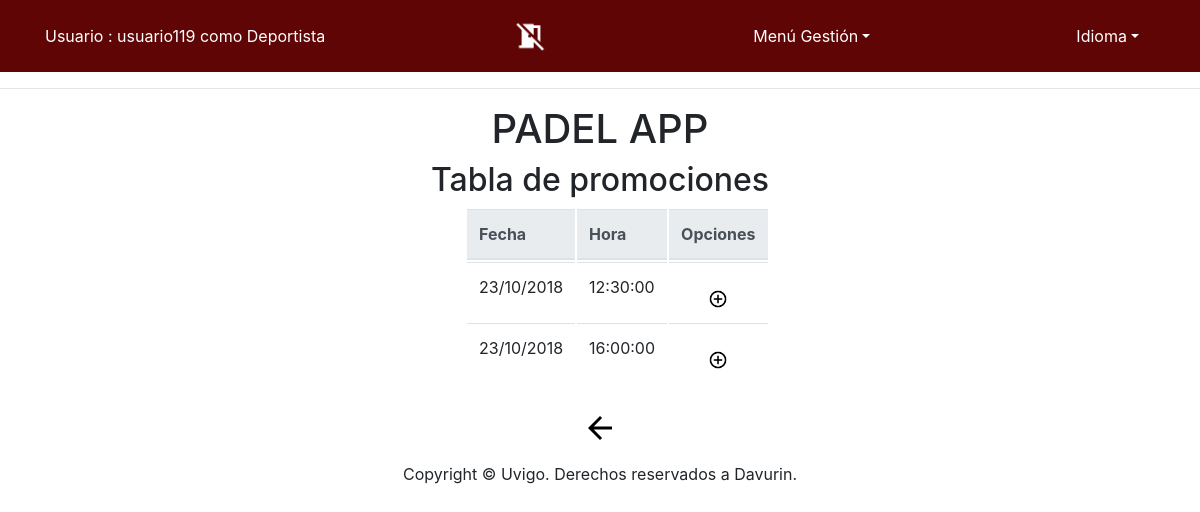
Screenshot of /app/Controllers/PROM_CONTROLLER.php (signed in) with the database file from the repository.
### tables this page shows
CREATE TABLE IF NOT EXISTS `Promociones` (
  `Fecha` DATE NOT NULL,
  `Hora` TIME NOT NULL,
  PRIMARY KEY (`Fecha`, `Hora`));

### app/Controllers/PROM_CONTROLLER.php (called while the page is built, shortened)
<?php
include '../Functions/Comprobar_Disponibilidad.php';
include '../Models/PROM_MODEL.php';
include '../Views/PROMOCION/PROM_SHOWALL_View.php';
switch ( $_REQUEST[ 'action' ] ) {
	default:
		if($_SESSION['tipo'] == 'Admin' ||$_SESSION['tipo'] == 'Deportista'){
				if ( !$_POST ) {
					$PROM = new PROM_MODEL( '', '');
				} else {
					$PROM = get_data_form();
				}
				if($_SESSION['tipo'] == 'Admin'){
					$datos = $PROM->SEARCH();
				}else{
					$datos = $PROM->SEARCH();
				}
				$lista = array('Fecha','Hora');
				new PROM_SHOWALL( $lista, $datos);
		}else{
			new MESSAGE( 'El usuario no tiene los permisos necesarios', '../Controllers/USUARIO_CONTROLLER.php' );
		}
}
?>

### app/Models/PROM_MODEL.php (called while the page is built, shortened)
<?php
class PROM_MODEL{
	var	$fecha;
	var	$hora;
	var $mysqli;
	function __construct($fecha,$hora) {
		$this->fecha = $fecha;
        $this->hora=$hora;
		include_once '../Functions/BdAdmin.php';
		$this->mysqli = ConectarBD();
	}
	function SEARCH() {
		$sql = "select
					Hora,
					Fecha
       			from promociones
    			where
    				(
                    (BINARY Fecha LIKE '%$this->fecha%') &&
    				(BINARY Hora LIKE '%$this->hora%')
    				)";
		if ( !( $resultado = $this->mysqli->query( $sql ) ) ) {
			return 'Error en la consulta sobre la base de datos';
		} else {
			return $resultado;
		}
	}
}
?>

### app/Functions/BdAdmin.php (called while the page is built, shortened)
<?php
function ConectarBD()
{
	    $mysqli = new mysqli("localhost", "user", "pass", "abpbase");
		return $mysqli;
}
?>

### app/Views/PROMOCION/PROM_SHOWALL_View.php (the view, shortened to what this page needs)
<?php
class PROM_SHOWALL {
	function __construct( $lista, $datos) {
		$this->lista = $lista;
		$this->datos = $datos;
		$this->render($this->lista,$this->datos);
	}
	function render($lista,$datos){
		$this->datos = $datos;
	include '../Views/Header.php';
?>
		<div class="seccion" align="center">
			<h2>
				<?php echo $strings['Tabla de promociones'];?>
			</h2>
			<div class="col-md-3">
			<table class="table">
				<thead class="thead-light">
				<tr>
<?php
					foreach ( $lista as $atributo ) {
?>
						<th>
							<?php echo $strings[$atributo]?>
						</th>
<?php
					}
?>
					<th>
						<?php echo $strings['Opciones']?>
					</th>
				</tr>
<?php
				while ( $fila = mysqli_fetch_array( $this->datos ) ) {
?>
				<tr>
<?php
					foreach ( $lista as $atributo ) {
?>
					<td>
<?php
 				if($atributo == 'Fecha'){
					echo date( "d/m/Y", strtotime( $fila[ $atributo ] ) );
				}else{
							echo $fila[ $atributo ];
				}
?>
					</td>
<?php
					}
					if($_SESSION['tipo'] == 'Admin'){
?>
					<td align="center">
						<form action="../Controllers/PROM_CONTROLLER.php" method="get" style="display:inline" >
							<input type="hidden" name="Fecha" value="<?php echo $fila['Fecha']; ?>">
							<input type="hidden" name="Hora" value="<?php echo $fila['Hora']; ?>">
								<button id ="buttonBien" type="submit" name="action" value="DELETE" ><img src="../Views/icon/delete_big.png" alt="<?php echo $strings['Eliminar']?>" width="20" height="20" /></button>
								<button id ="buttonBien" type="submit" name="action" value="SHOWCURRENT" ><img src="../Views/icon/verdetalles_2.jpg" alt="<?php echo $strings['Ver en detalle']?>" width="20" height="20"/></button>
						</form>
<?php
					}else{
?>
						<td align="center">
						<form action="../Controllers/INSPROM_CONTROLLER.php" method="get" style="display:inline" >
								<button id ="buttonBien" type="submit" name="action" value="INSCRIPCION" ><img src="../Views/icon/add_big.png" alt="<?php echo $strings['Añadir']?>" width="20" height="20"/></button>
						</form>
<?php
				}
?>
				</tr>
<?php
					   }
?>
				</thead>
			</table>
			</div>
			<form action='../Controllers/DEFAULT_CONTROLLER.php' method="post">
				<button id ="buttonBien" type="submit"><img src="../Views/icon/back_big2.png" alt="<?php echo $strings['Atras']?>" /></button>
			</form>
		</div>
<?php
		include '../Views/Footer.php';
		}
	}
?>

### rows the page displays
promociones: Fecha "23/10/2018", Hora "12:30:00"
promociones: Fecha "23/10/2018", Hora "16:00:00"

### other values shown
$strings['Usuario'] "Usuario"
$_SESSION['login'] "usuario119"
$_SESSION['tipo'] "Deportista"
$strings['menuGestion'] "Menú Gestión"
$strings['idioma'] "Idioma"
$strings['Tabla de promociones'] "Tabla de promociones"
$strings[$atributo] "Fecha"
$strings[$atributo] "Hora"
$strings['Opciones'] "Opciones"
